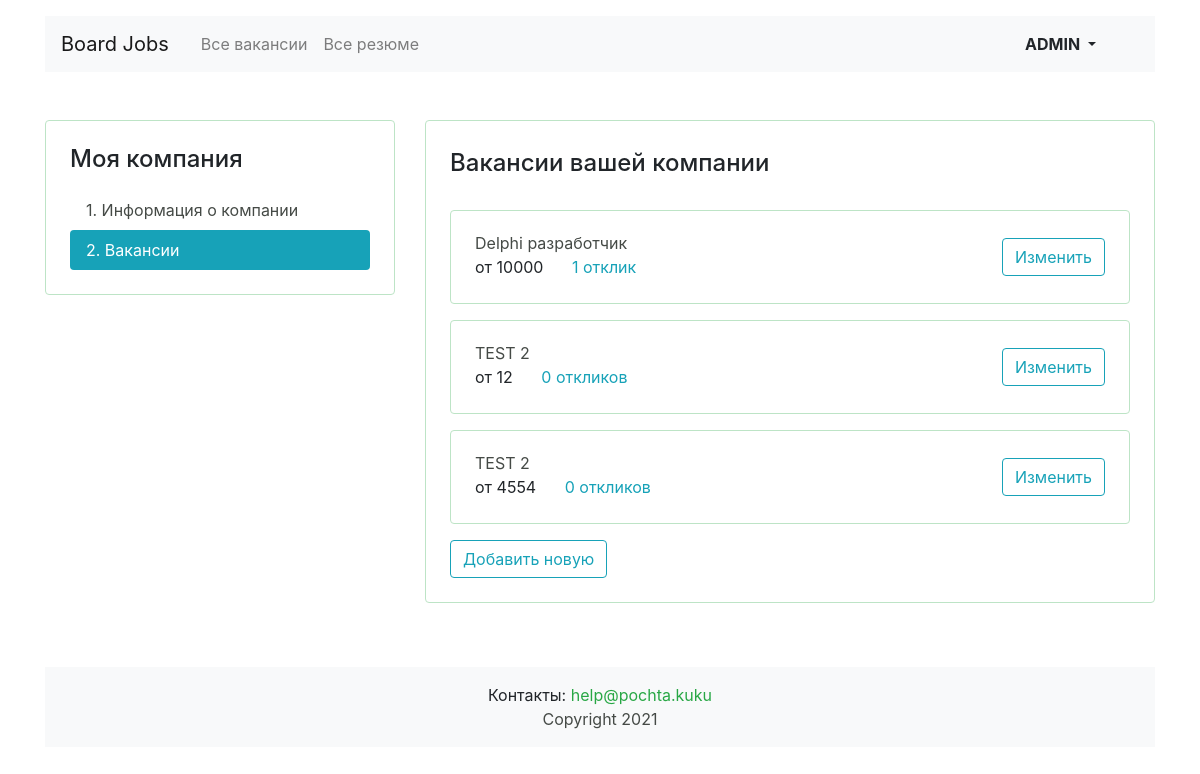
The page /mycompany/vacancies/ (signed in) on the database as committed earlier.
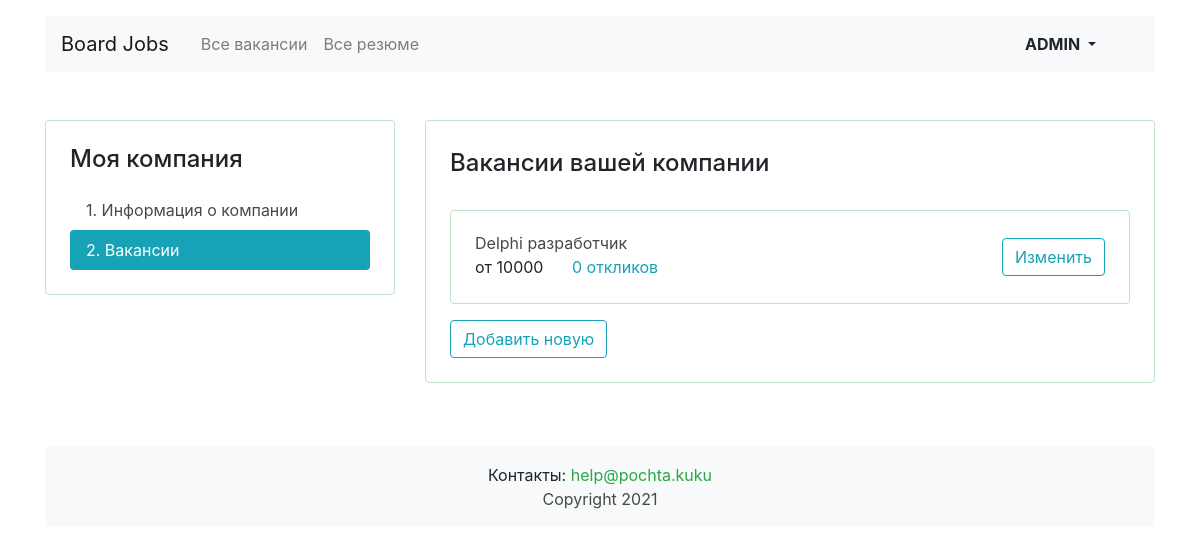
The same page on the database as committed later.
### vacancies/models.py (models this page shows, shortened)
class Vacancy(models.Model):
    title = models.CharField("название вакансии", max_length=100, db_index=True)
    skills = models.CharField("навыки", max_length=500)
    description = models.TextField("описание вакансии", max_length=10000, db_index=True)
    salary_min = models.IntegerField("зарплата от")
    salary_max = models.IntegerField("зарплата до")
    published_at = models.DateField("опубликовано", auto_now_add=True)
    company = models.ForeignKey(Company,
                                on_delete=models.CASCADE, related_name="vacancies", verbose_name="компания")
    specialty = models.ForeignKey(Specialty,
                                  on_delete=models.PROTECT, related_name="vacancies", verbose_name="специализация")
    class Meta:
        verbose_name = "вакансия"
        verbose_name_plural = "вакансии"
        ordering = ['id']

### vacancies/views.py (the view)
# urls.py: path('mycompany/vacancies/', MyVacanciesView.as_view(), name='my_vacancies'),  # мои вакансии - список
class MyVacanciesView(LoginRequiredMixin, ListView):
    template_name = 'vacancies/company/vacancy-list.html'
    model = Vacancy
    context_object_name = 'vacancies'
    def get_queryset(self):
        company_id = get_object_or_404(Company, owner_id=self.request.user.id)
        return Vacancy.objects.filter(company_id=company_id).annotate(application_count=Count('applications'))

### vacancies/templatetags/my_filters.py (called while the page is built)
@register.filter()
def ru_pluralize(number: Union[int, str], arg: str = 'текст, тексты, текстов'):
    nominative_singular, nominative_plural, genitive_plural = arg.split(', ')
    number = abs(int(number))
    if (number % 10) == 1 and number % 100 != 11:
        return f'{number} {nominative_singular}'
    elif 2 <= number % 10 <= 4 and number // 10 % 10 != 1:
        return f'{number} {nominative_plural}'
    else:
        return f'{number} {genitive_plural}'

### vacancies/templates/vacancies/company/vacancy-list.html (shortened to what this page needs)
{% extends 'vacancies/base.html' %}
{% load my_filters %}
{% block container %}
    <main class="container mt-3 pb-5">
        <div class="row mt-5">
            {% include 'vacancies/company/menu_left.html' %}
            <div class="col-12 col-lg-8">
                <div class="card">
                    <div class="card-body px-4 pb-4">
                        <section class="tab-pane fade show active">
                            {% if not vacancies %}
                                <p class="alert alert-primary " role="alert">У вас еще нет вакансий. Хотите добавить
                                    новую?</p>
                                <div class="col-6 col-lg-4">
                                    <a href="{% url 'my_vacancy_empty_form' %}"
                                       class="btn btn-outline-info text-center">Хочу</a>
                                </div>
                            {% else %}
                                <h2 class="h4 pt-2 pb-3">Вакансии вашей компании</h2>
                                {% for vacancy in vacancies %}
                                    <div class="card mt-3">
                                        <div class="card-body px-4">
                                            <div class="row align-items-center">
                                                <div class="col-6 col-lg-8">
                                                    <a href="{% url 'vacancy' vacancy.id %}"
                                                       class="mb-1">{{ vacancy.title }}</a>
                                                    <p class="mb-1">
                                                        <span class="mr-4">от {{ vacancy.salary_min }}</span>
                                                        <a href="{% url 'my_vacancy_form' vacancy.id %}#application-sents"
                                                           class="text-info">{{ vacancy.application_count|ru_pluralize:'отклик, отклика, откликов' }}
                                                        </a>
                                                    </p>
                                                </div>
                                                <div class="col-6 col-lg-4 text-right">
                                                    <a href="{% url 'my_vacancy_form' vacancy.id %}"
                                                       class="btn btn-outline-info">Изменить</a>
                                                </div>
                                            </div>
                                        </div>
                                    </div>
                                {% endfor %}
                                <a href="{% url 'my_vacancy_empty_form' %}"
                                   class="btn btn-outline-info text-center mt-3">Добавить новую</a>
                            {% endif %}
                        </section>
                    </div>
                </div>
            </div>
        </div>
    </main>
{% endblock %}

Rows that differ between the two databases and show on the page:
removed Vacancy: title "TEST 2", salary_min "12", application_count|ru_pluralize "0 откликов"
removed Vacancy: title "TEST 2", salary_min "4554", application_count|ru_pluralize "0 откликов"
computed for Vacancy "Delphi разработчик": application_count|ru_pluralize "1 отклик" → "0 откликов"
